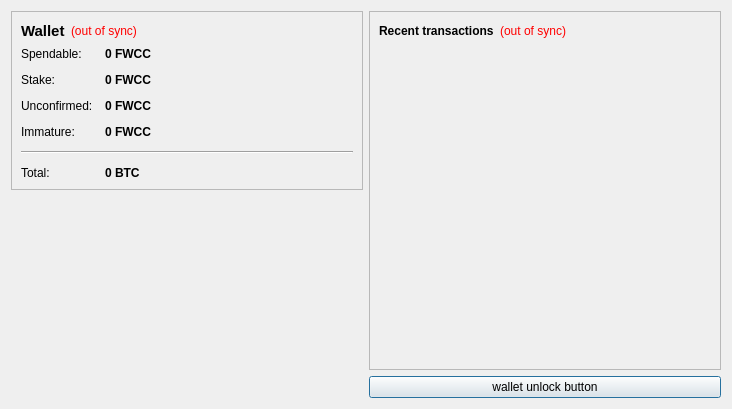
<?xml version="1.0" encoding="UTF-8"?>
<ui version="4.0">
 <class>OverviewPage</class>
 <widget class="QWidget" name="OverviewPage">
  <property name="geometry">
   <rect>
    <x>0</x>
    <y>0</y>
    <width>732</width>
    <height>409</height>
   </rect>
  </property>
  <property name="windowTitle">
   <string>Form</string>
  </property>
  <layout class="QHBoxLayout" name="horizontalLayout" stretch="0,0">
   <item>
    <layout class="QVBoxLayout" name="verticalLayout_2">
     <item>
      <widget class="QFrame" name="frame">
       <property name="frameShape">
        <enum>QFrame::StyledPanel</enum>
       </property>
       <property name="frameShadow">
        <enum>QFrame::Raised</enum>
       </property>
       <layout class="QVBoxLayout" name="verticalLayout_4">
        <item>
         <layout class="QHBoxLayout" name="horizontalLayout_4">
          <item>
           <widget class="QLabel" name="label_5">
            <property name="font">
             <font>
              <pointsize>11</pointsize>
              <weight>75</weight>
              <bold>true</bold>
             </font>
            </property>
            <property name="text">
             <string>Wallet</string>
            </property>
           </widget>
          </item>
          <item>
           <widget class="QLabel" name="labelWalletStatus">
            <property name="toolTip">
             <string>The displayed information may be out of date. Your wallet automatically synchronizes with the FIFAWCCoin network after a connection is established, but this process has not completed yet.</string>
            </property>
            <property name="styleSheet">
             <string notr="true">QLabel { color: red; }</string>
            </property>
            <property name="text">
             <string notr="true">(out of sync)</string>
            </property>
            <property name="alignment">
             <set>Qt::AlignLeading|Qt::AlignLeft|Qt::AlignVCenter</set>
            </property>
           </widget>
          </item>
          <item>
           <spacer name="horizontalSpacer_2">
            <property name="orientation">
             <enum>Qt::Horizontal</enum>
            </property>
            <property name="sizeHint" stdset="0">
             <size>
              <width>40</width>
              <height>20</height>
             </size>
            </property>
           </spacer>
          </item>
         </layout>
        </item>
        <item>
         <layout class="QFormLayout" name="formLayout_2">
          <property name="fieldGrowthPolicy">
           <enum>QFormLayout::AllNonFixedFieldsGrow</enum>
          </property>
          <property name="horizontalSpacing">
           <number>12</number>
          </property>
          <property name="verticalSpacing">
           <number>12</number>
          </property>
          <item row="0" column="0">
           <widget class="QLabel" name="label">
            <property name="text">
             <string>Spendable:</string>
            </property>
           </widget>
          </item>
          <item row="0" column="1">
           <widget class="QLabel" name="labelBalance">
            <property name="font">
             <font>
              <weight>75</weight>
              <bold>true</bold>
             </font>
            </property>
            <property name="cursor">
             <cursorShape>IBeamCursor</cursorShape>
            </property>
            <property name="toolTip">
             <string>Your current spendable balance</string>
            </property>
            <property name="text">
             <string notr="true">0 FWCC</string>
            </property>
            <property name="textInteractionFlags">
             <set>Qt::LinksAccessibleByMouse|Qt::TextSelectableByKeyboard|Qt::TextSelectableByMouse</set>
            </property>
           </widget>
          </item>
          <item row="1" column="0">
           <widget class="QLabel" name="label_6">
            <property name="text">
             <string>Stake:</string>
            </property>
           </widget>
          </item>
          <item row="1" column="1">
           <widget class="QLabel" name="labelStake">
            <property name="font">
             <font>
              <weight>75</weight>
              <bold>true</bold>
             </font>
            </property>
            <property name="cursor">
             <cursorShape>IBeamCursor</cursorShape>
            </property>
            <property name="toolTip">
             <string>Total of coins that was staked, and do not yet count toward the current balance</string>
            </property>
            <property name="text">
             <string notr="true">0 FWCC</string>
            </property>
            <property name="textInteractionFlags">
             <set>Qt::LinksAccessibleByMouse|Qt::TextSelectableByKeyboard|Qt::TextSelectableByMouse</set>
            </property>
           </widget>
          </item>
          <item row="2" column="0">
           <widget class="QLabel" name="label_3">
            <property name="text">
             <string>Unconfirmed:</string>
            </property>
           </widget>
          </item>
          <item row="2" column="1">
           <widget class="QLabel" name="labelUnconfirmed">
            <property name="font">
             <font>
              <weight>75</weight>
              <bold>true</bold>
             </font>
            </property>
            <property name="cursor">
             <cursorShape>IBeamCursor</cursorShape>
            </property>
            <property name="toolTip">
             <string>Total of transactions that have yet to be confirmed, and do not yet count toward the current balance</string>
            </property>
            <property name="text">
             <string notr="true">0 FWCC</string>
            </property>
            <property name="textInteractionFlags">
             <set>Qt::LinksAccessibleByMouse|Qt::TextSelectableByKeyboard|Qt::TextSelectableByMouse</set>
            </property>
           </widget>
          </item>
          <item row="3" column="0">
           <widget class="QLabel" name="labelImmatureText">
            <property name="text">
             <string>Immature:</string>
            </property>
           </widget>
          </item>
          <item row="3" column="1">
           <widget class="QLabel" name="labelImmature">
            <property name="font">
             <font>
              <weight>75</weight>
              <bold>true</bold>
             </font>
            </property>
            <property name="toolTip">
             <string>Mined balance that has not yet matured</string>
            </property>
            <property name="text">
             <string notr="true">0 FWCC</string>
            </property>
            <property name="textInteractionFlags">
             <set>Qt::LinksAccessibleByMouse|Qt::TextSelectableByKeyboard|Qt::TextSelectableByMouse</set>
            </property>
           </widget>
          </item>
          <item row="4" column="0" colspan="2">
           <widget class="Line" name="line">
            <property name="orientation">
             <enum>Qt::Horizontal</enum>
            </property>
           </widget>
          </item>
          <item row="5" column="0">
           <widget class="QLabel" name="labelTotalText">
            <property name="text">
             <string>Total:</string>
            </property>
           </widget>
          </item>
          <item row="5" column="1">
           <widget class="QLabel" name="labelTotal">
            <property name="font">
             <font>
              <weight>75</weight>
              <bold>true</bold>
             </font>
            </property>
            <property name="cursor">
             <cursorShape>IBeamCursor</cursorShape>
            </property>
            <property name="toolTip">
             <string>Your current total balance</string>
            </property>
            <property name="text">
             <string notr="true">0 BTC</string>
            </property>
            <property name="textInteractionFlags">
             <set>Qt::LinksAccessibleByMouse|Qt::TextSelectableByKeyboard|Qt::TextSelectableByMouse</set>
            </property>
           </widget>
          </item>
         </layout>
        </item>
       </layout>
      </widget>
     </item>
     <item>
      <spacer name="verticalSpacer_4">
       <property name="orientation">
        <enum>Qt::Vertical</enum>
       </property>
       <property name="sizeHint" stdset="0">
        <size>
         <width>20</width>
         <height>40</height>
        </size>
       </property>
      </spacer>
     </item>
     <item>
      <widget class="QLabel" name="label_2">
       <property name="text">
        <string/>
       </property>
       <property name="pixmap">
        <pixmap resource="../bitcoin.qrc">:/images/Wallet_Logo</pixmap>
       </property>
       <property name="alignment">
        <set>Qt::AlignCenter</set>
       </property>
      </widget>
     </item>
     <item>
      <spacer name="verticalSpacer">
       <property name="orientation">
        <enum>Qt::Vertical</enum>
       </property>
       <property name="sizeHint" stdset="0">
        <size>
         <width>20</width>
         <height>40</height>
        </size>
       </property>
      </spacer>
     </item>
    </layout>
   </item>
   <item>
    <layout class="QVBoxLayout" name="verticalLayout_3">
     <item>
      <widget class="QFrame" name="frame_2">
       <property name="frameShape">
        <enum>QFrame::StyledPanel</enum>
       </property>
       <property name="frameShadow">
        <enum>QFrame::Raised</enum>
       </property>
       <layout class="QVBoxLayout" name="verticalLayout">
        <item>
         <layout class="QHBoxLayout" name="horizontalLayout_2">
          <item>
           <widget class="QLabel" name="label_4">
            <property name="text">
             <string>&lt;b&gt;Recent transactions&lt;/b&gt;</string>
            </property>
           </widget>
          </item>
          <item>
           <widget class="QLabel" name="labelTransactionsStatus">
            <property name="toolTip">
             <string>The displayed information may be out of date. Your wallet automatically synchronizes with the FIFAWCCoin network after a connection is established, but this process has not completed yet.</string>
            </property>
            <property name="styleSheet">
             <string notr="true">QLabel { color: red; }</string>
            </property>
            <property name="text">
             <string notr="true">(out of sync)</string>
            </property>
            <property name="alignment">
             <set>Qt::AlignRight|Qt::AlignTrailing|Qt::AlignVCenter</set>
            </property>
           </widget>
          </item>
          <item>
           <spacer name="horizontalSpacer">
            <property name="orientation">
             <enum>Qt::Horizontal</enum>
            </property>
            <property name="sizeHint" stdset="0">
             <size>
              <width>40</width>
              <height>20</height>
             </size>
            </property>
           </spacer>
          </item>
         </layout>
        </item>
        <item>
         <widget class="QListView" name="listTransactions">
          <property name="styleSheet">
           <string notr="true">QListView { background: transparent; }</string>
          </property>
          <property name="frameShape">
           <enum>QFrame::NoFrame</enum>
          </property>
          <property name="verticalScrollBarPolicy">
           <enum>Qt::ScrollBarAlwaysOff</enum>
          </property>
          <property name="horizontalScrollBarPolicy">
           <enum>Qt::ScrollBarAlwaysOff</enum>
          </property>
          <property name="selectionMode">
           <enum>QAbstractItemView::NoSelection</enum>
          </property>
         </widget>
        </item>
       </layout>
      </widget>
     </item>
     <item>
      <widget class="QPushButton" name="unlockWalletButton">
       <property name="sizePolicy">
        <sizepolicy hsizetype="Minimum" vsizetype="Fixed">
         <horstretch>0</horstretch>
         <verstretch>0</verstretch>
        </sizepolicy>
       </property>
       <property name="maximumSize">
        <size>
         <width>16777214</width>
         <height>16777214</height>
        </size>
       </property>
       <property name="toolTip">
        <string/>
       </property>
       <property name="text">
        <string>wallet unlock button</string>
       </property>
       <property name="checkable">
        <bool>false</bool>
       </property>
       <property name="autoDefault">
        <bool>false</bool>
       </property>
       <property name="default">
        <bool>true</bool>
       </property>
       <property name="flat">
        <bool>false</bool>
       </property>
      </widget>
     </item>
    </layout>
   </item>
  </layout>
 </widget>
 <resources>
  <include location="../bitcoin.qrc"/>
 </resources>
 <connections/>
</ui>
